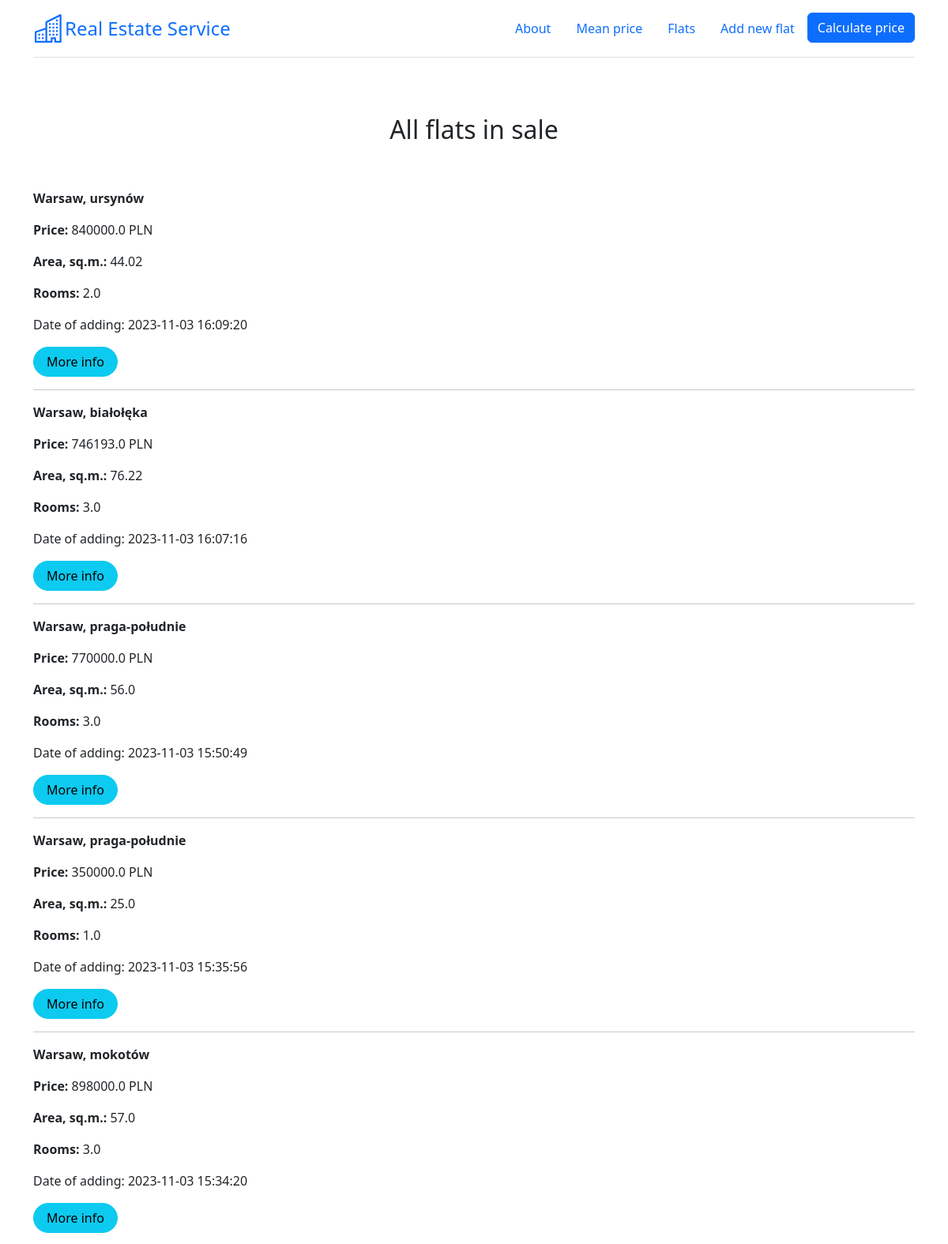
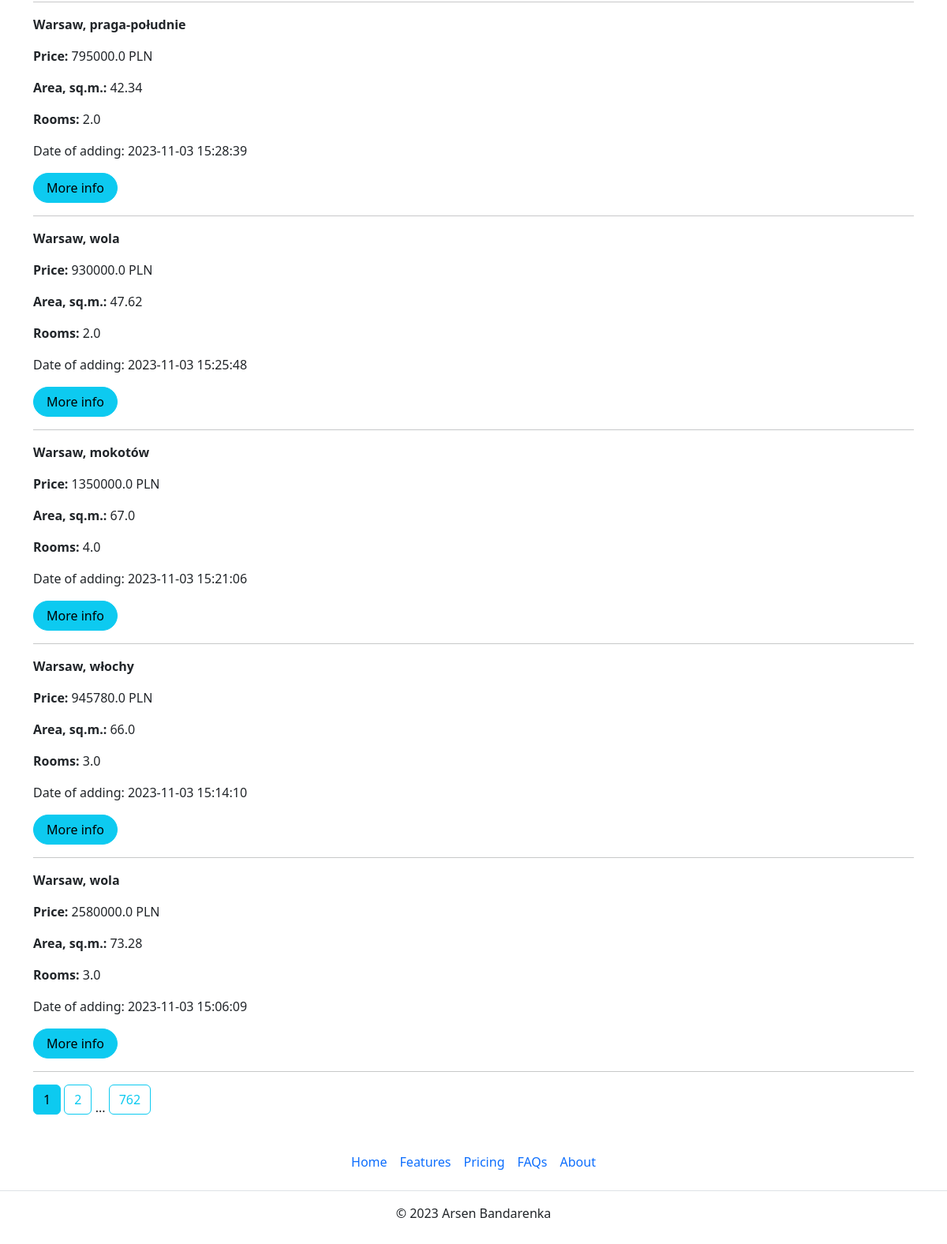
Page /flats on the committed database (2 pictures, top to bottom).
### app.py (models this page shows)
class Flat(db.Model):
    __tablename__ = "flats_load"
    __table_args__ = {'extend_existing': True}
    id = db.Column(db.Integer, primary_key=True, unique=True)
    district = db.Column(db.Text)
    street = db.Column(db.Text)
    price = db.Column(db.Float)
    area = db.Column(db.Float)
    rooms = db.Column(db.Integer)
    renovation = db.Column(db.Integer)
    floor = db.Column(db.Integer)
    market = db.Column(db.Integer)
    elevator = db.Column(db.Integer)
    balcony = db.Column(db.Integer)
    terrace = db.Column(db.Integer)
    garden = db.Column(db.Integer)
    central_heating = db.Column(db.Integer)
    seller = db.Column(db.Integer)
    blok = db.Column(db.Integer)
    parking = db.Column(db.Integer)
    publication_date = db.Column(db.DateTime, default=datetime.datetime.now())

### app.py (the view)
@app.route('/flats')
def show_flats():
    page = request.args.get('page', 1, type=int)
    flats = db.paginate(db.select(Flat).order_by(Flat.publication_date.desc()), page=page, per_page=10)
    return render_template('gpt_page.html', flats=flats, floor_dict=floor_dict)

### templates/gpt_page.html (shortened to what this page needs)
{% extends 'base.html' %}
{% block text_center %}<h2>All flats in sale</h2>{% endblock %}
{% block body %}
{% for flat in flats.items %}
    <p><strong>Warsaw, {{flat.district}}</strong></p>
    <p><strong>Price: </strong> {{flat.price}} PLN</p>
    <p><strong>Area, sq.m.: </strong> {{flat.area}}</p>
    <p><strong>Rooms: </strong> {{flat.rooms}}</p>
    <p>Date of adding: {{flat.publication_date}}</p>
    <a href="/flats/{{ flat.id }}" class="btn btn-info rounded-pill px-3">More info</a>
    <hr>
{% endfor %}
{% for page_num in flats.iter_pages(left_edge=1, left_current=1, right_current=1, right_edge=1) %}
{% if page_num %}
    {% if flats.page == page_num %}
    <a class="btn btn-info mb-4" href="{{ url_for('show_flats', page=page_num) }}">{{ page_num }}</a>
    {% else %}
    <a class="btn btn-outline-info mb-4" href="{{ url_for('show_flats', page=page_num) }}">{{ page_num }}</a>
    {% endif %}
{% else %}
...
{% endif %}
{% endfor %}
{% endblock %}

### rows in the picture
Flat: district "ursynów", price "840000.0", area "44.02", rooms "2.0", publication_date "2023-11-03 16:09:20"
Flat: district "białołęka", price "746193.0", area "76.22", rooms "3.0", publication_date "2023-11-03 16:07:16"
Flat: district "praga-południe", price "770000.0", area "56.0", rooms "3.0", publication_date "2023-11-03 15:50:49"
Flat: district "praga-południe", price "350000.0", area "25.0", rooms "1.0", publication_date "2023-11-03 15:35:56"
Flat: district "mokotów", price "898000.0", area "57.0", rooms "3.0", publication_date "2023-11-03 15:34:20"
Flat: district "praga-południe", price "795000.0", area "42.34", rooms "2.0", publication_date "2023-11-03 15:28:39"
Flat: district "wola", price "930000.0", area "47.62", rooms "2.0", publication_date "2023-11-03 15:25:48"
Flat: district "mokotów", price "1350000.0", area "67.0", rooms "4.0", publication_date "2023-11-03 15:21:06"
Flat: district "włochy", price "945780.0", area "66.0", rooms "3.0", publication_date "2023-11-03 15:14:10"
Flat: district "wola", price "2580000.0", area "73.28", rooms "3.0", publication_date "2023-11-03 15:06:09"

### other values in the picture
{{ page_num }} "1"
{{ page_num }} "2" "762"
